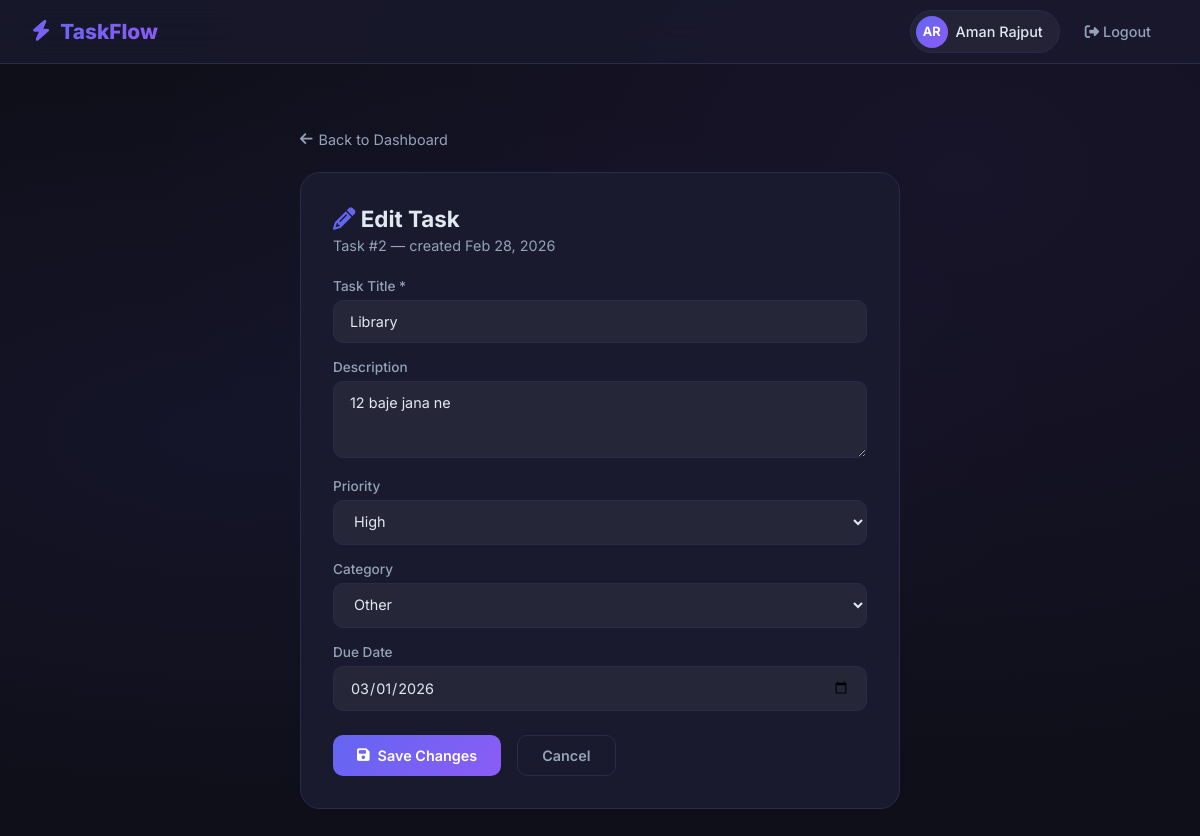
Page /task/2/edit/ (signed in) on the committed database.
### tasks/models.py (models this page shows, shortened)
class Task(models.Model):
    STATUS_CHOICES = [
        ('pending', 'Pending'),
        ('completed', 'Completed'),
    ]
    PRIORITY_CHOICES = [
        ('low', 'Low'),
        ('medium', 'Medium'),
        ('high', 'High'),
    ]
    CATEGORY_CHOICES = [
        ('work', 'Work'),
        ('personal', 'Personal'),
        ('shopping', 'Shopping'),
        ('health', 'Health'),
        ('other', 'Other'),
    ]
    user = models.ForeignKey(User, on_delete=models.CASCADE, related_name='tasks')
    title = models.CharField(max_length=200)
    description = models.TextField(blank=True)
    status = models.CharField(max_length=20, choices=STATUS_CHOICES, default='pending')
    priority = models.CharField(max_length=10, choices=PRIORITY_CHOICES, default='medium')
    category = models.CharField(max_length=20, choices=CATEGORY_CHOICES, default='other')
    due_date = models.DateField(null=True, blank=True)
    created_at = models.DateTimeField(auto_now_add=True)
    updated_at = models.DateTimeField(auto_now=True)
    class Meta:
        ordering = ['-created_at']

### tasks/views.py (the view)
# urls.py: path('task/<int:task_id>/edit/', views.edit_task, name='edit_task'),
@login_required
def edit_task(request, task_id):
    task = get_object_or_404(Task, id=task_id, user=request.user)
    if request.method == 'POST':
        form = TaskForm(request.POST, instance=task)
        if form.is_valid():
            form.save()
            messages.success(request, f'Task "{task.title}" updated successfully!')
            return redirect('dashboard')
    else:
        form = TaskForm(instance=task)
    return render(request, 'tasks/edit_task.html', {'form': form, 'task': task})

### tasks/forms.py
class TaskForm(forms.ModelForm):
    class Meta:
        model = Task
        fields = ['title', 'description', 'priority', 'category', 'due_date']
        widgets = {
            'title': forms.TextInput(attrs={'class': 'form-input', 'placeholder': 'Task title...'}),
            'description': forms.Textarea(attrs={'class': 'form-input', 'placeholder': 'Description (optional)...', 'rows': 3}),
            'priority': forms.Select(attrs={'class': 'form-select'}),
            'category': forms.Select(attrs={'class': 'form-select'}),
            'due_date': forms.DateInput(attrs={'class': 'form-input', 'type': 'date'}),
        }

### tasks/templates/tasks/edit_task.html (shortened to what this page needs)
{% extends 'tasks/base.html' %}
{% block content %}
<div class="edit-wrap">
    <a href="{% url 'dashboard' %}" class="back-link"><i class="fas fa-arrow-left"></i> Back to Dashboard</a>
    <div class="edit-card">
        <h2><i class="fas fa-pencil" style="color:var(--primary);"></i> Edit Task</h2>
        <p class="subtitle">Task #{{ task.id }} &mdash; created {{ task.created_at|date:"M d, Y" }}</p>
        <form method="post">
            <div class="form-group">
                <label class="form-label">Task Title *</label>
                {{ form.title }}
            </div>
            <div class="form-group">
                <label class="form-label">Description</label>
                {{ form.description }}
            </div>
            <div class="form-group">
                <label class="form-label">Priority</label>
                {{ form.priority }}
            </div>
            <div class="form-group">
                <label class="form-label">Category</label>
                {{ form.category }}
            </div>
            <div class="form-group">
                <label class="form-label">Due Date</label>
                {{ form.due_date }}
            </div>
            <div class="actions-row">
                <button type="submit" class="btn btn-primary"><i class="fas fa-save"></i> Save Changes</button>
                <a href="{% url 'dashboard' %}" class="btn btn-outline">Cancel</a>
            </div>
        </form>
    </div>
</div>
{% endblock %}

### tasks/templates/tasks/base.html (shortened to what this page needs)
<!DOCTYPE html>
<html lang="en">
<head>
    <link href="https://cdnjs.cloudflare.com/ajax/libs/font-awesome/6.4.0/css/all.min.css" rel="stylesheet">
</head>
<body>
    {% if user.is_authenticated %}
    <nav class="navbar">
        <a href="{% url 'dashboard' %}" class="brand">
            <i class="fas fa-bolt"></i> TaskFlow
        </a>
        <div class="nav-links">
            <div class="nav-user">
                <div class="avatar">{{ user.first_name|first|upper }}{{ user.last_name|first|upper }}</div>
                <span style="font-size:0.9rem;font-weight:500;">{{ user.get_full_name|default:user.username }}</span>
            </div>
            <a href="{% url 'logout' %}" class="nav-btn">
                <i class="fas fa-sign-out-alt"></i> Logout
            </a>
        </div>
    </nav>
    {% endif %}
    <main class="main">
        {% block content %}{% endblock %}
    </main>
</body>
</html>

### tasks/templates/tasks/base.html (style rules this page uses)
:root { --primary: #6366f1; --primary-dark: #4f46e5; --secondary: #8b5cf6; --accent: #06b6d4; --success: #10b981; --warning: #f59e0b; --danger: #ef4444; --bg: #0f0f1a; --card: #1a1a2e; --card2: #16213e; --border: #2a2a4a; --text: #e2e8f0; --muted: #94a3b8; --glow: rgba(99, 102, 241, 0.3); }
* { margin: 0; padding: 0; box-sizing: border-box; }
body { font-family: 'Inter', sans-serif; background: var(--bg); color: var(--text); min-height: 100vh; background-image: radial-gradient(ellipse at 20% 50%, rgba(99,102,241,0.07) 0%, transparent 60%), radial-gradient(ellipse at 80% 20%, rgba(139,92,246,0.07) 0%, transparent 60%); }
.navbar { background: rgba(26,26,46,0.8); backdrop-filter: blur(20px); border-bottom: 1px solid var(--border); padding: 0 2rem; height: 64px; display: flex; align-items: center; justify-content: space-between; position: sticky; top: 0; z-index: 100; }
.brand { display: flex; align-items: center; gap: 10px; font-size: 1.3rem; font-weight: 800; background: linear-gradient(135deg, var(--primary), var(--secondary)); -webkit-background-clip: text; -webkit-text-fill-color: transparent; text-decoration: none; }
.brand i { background: linear-gradient(135deg, var(--primary), var(--secondary)); -webkit-background-clip: text; -webkit-text-fill-color: transparent; }
.nav-links { display: flex; align-items: center; gap: 0.5rem; }
.nav-btn { padding: 0.4rem 1rem; border-radius: 8px; text-decoration: none; font-size: 0.9rem; font-weight: 500; transition: all 0.2s; border: 1px solid transparent; cursor: pointer; background: none; color: var(--muted); }
.nav-user { display: flex; align-items: center; gap: 8px; background: rgba(255,255,255,0.05); border-radius: 50px; padding: 0.3rem 1rem 0.3rem 0.3rem; border: 1px solid var(--border); }
.avatar { width: 32px; height: 32px; border-radius: 50%; background: linear-gradient(135deg, var(--primary), var(--secondary)); display: flex; align-items: center; justify-content: center; font-weight: 700; font-size: 0.8rem; color: white; }
.form-input, .form-select { width: 100%; padding: 0.75rem 1rem; border-radius: 10px; background: rgba(255,255,255,0.05); border: 1px solid var(--border); color: var(--text); font-size: 0.9rem; font-family: 'Inter', sans-serif; transition: all 0.2s; outline: none; }
.form-input::placeholder { color: var(--muted); }
.form-select option { background: var(--card); color: var(--text); }
.form-label { font-size: 0.85rem; font-weight: 500; color: var(--muted); margin-bottom: 6px; display: block; }
.form-group { margin-bottom: 1rem; }
.btn { padding: 0.7rem 1.5rem; border-radius: 10px; border: none; font-weight: 600; font-size: 0.9rem; cursor: pointer; transition: all 0.2s; font-family: 'Inter', sans-serif; display: inline-flex; align-items: center; gap: 8px; text-decoration: none; }
.btn-primary { background: linear-gradient(135deg, var(--primary), var(--secondary)); color: white; }
.btn-outline { background: transparent; color: var(--muted); border: 1px solid var(--border); }
.main { padding: 2rem; max-width: 1400px; margin: 0 auto; }

### tasks/templates/tasks/edit_task.html (style rules this page uses)
.edit-wrap { max-width: 600px; margin: 2rem auto; }
.back-link { display: inline-flex; align-items: center; gap: 6px; color: var(--muted); text-decoration: none; font-size: 0.9rem; margin-bottom: 1.5rem; transition: color 0.2s; }
.edit-card { background: var(--card); border: 1px solid var(--border); border-radius: 20px; padding: 2rem; }
.edit-card h2 { font-size: 1.4rem; font-weight: 700; margin-bottom: 0.3rem; }
.edit-card .subtitle { color: var(--muted); font-size: 0.9rem; margin-bottom: 1.5rem; }
.actions-row { display: flex; gap: 1rem; margin-top: 1.5rem; }

### rows in the picture
Task: id "2", created_at "Feb 28, 2026", title "Library", description "12 baje jana ne", priority "High", category "Other", due_date "03/01/2026"

### other values in the picture
{{ user.first_name|first|upper }} "A"
{{ user.last_name|first|upper }} "R"
{{ user.get_full_name|default:user.username }} "Aman Rajput"
